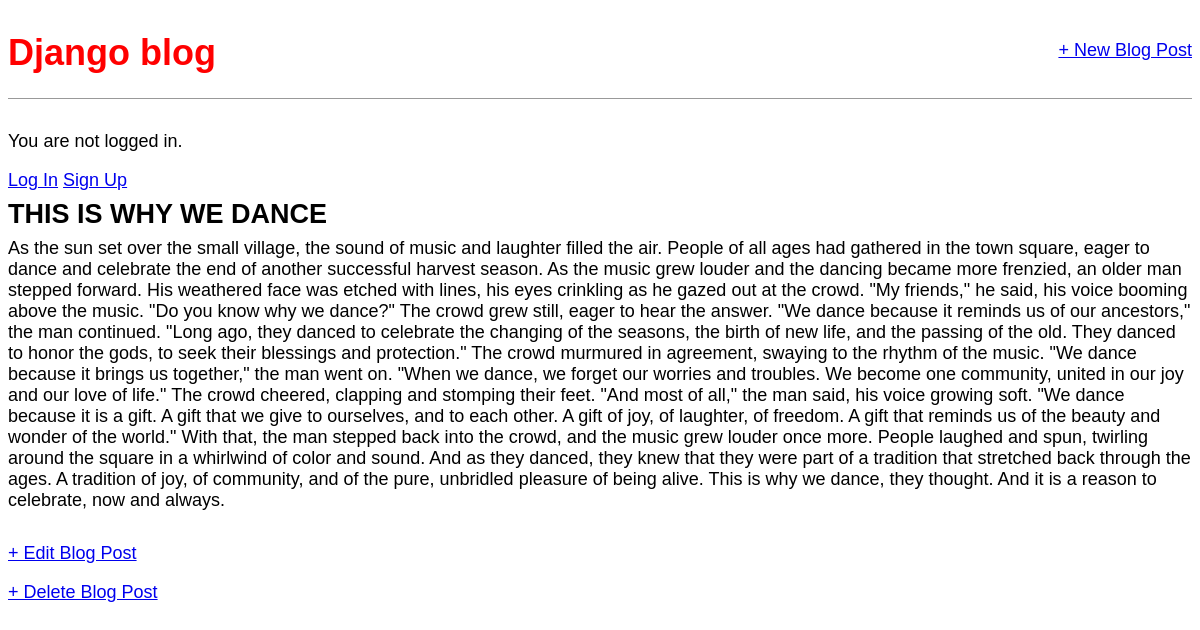
The app's page /post/2/ with its own data.
### blog/models.py (models this page shows, shortened)
class Post(models.Model):
    title = models.CharField(max_length=200)
    author = models.ForeignKey(
        "auth.User",
        on_delete=models.CASCADE,
    )
    body = models.TextField()

### blog/views.py (the view)
# urls.py: path("post/<int:pk>/", BlogDetailView.as_view(), name="post_detail"),
class BlogDetailView(DetailView):
    model = Post
    template_name = "post_detail.html"

### templates/post_detail.html
{% extends "base.html" %}
{% block content %}
<div class="post-entry">
    <h2>{{ post.title }}</h2>
    <p>{{ post.body }}</p>
</div>
<p><a href="{% url 'post_edit' post.pk %}">+ Edit Blog Post</a></p>
<p><a href="{% url 'post_delete' post.pk %}">+ Delete Blog Post</a></p>
{% endblock content %}

### static/css/base.css (style rules this page uses)
body { font-family: 'Source Sans Pro', sans-serif; font-size: 18px; }
.post-entry { margin-bottom: 2rem; }
.post-entry h2 { margin: 0.5rem 0; }
.post-entry p { margin: 0; font-weight: 400; }

### records on screen
Post: title "THIS IS WHY WE DANCE", body "As the sun set over the small village, the sound of music and laughter filled the air. People of all ages had gathered in the town square, eager to dance and celebrate the end of another successful harvest season. As the music grew louder and the dancing became more frenzied, an older man stepped forward. His weathered face was etched with lines, his eyes crinkling as he gazed out at the crowd. \"My friends,\" he said, his voice booming above the music. \"Do you know why we dance?\" The crowd grew still, eager to hear the answer. \"We dance because it reminds us of our ancestors,\" the man continued. \"Long ago, they danced to celebrate the changing of the seasons, the birth of new life, and the…"
